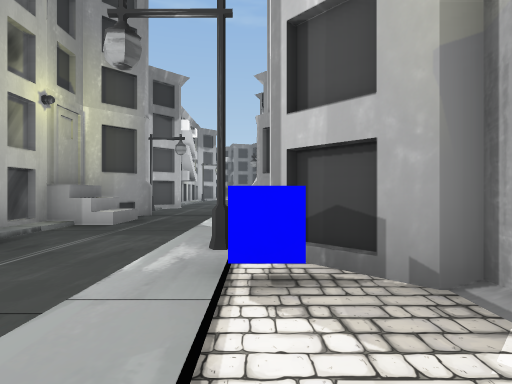
View 1 (above)

17 first-person views from a walk through a scene from a Unity 3-D project. The camera is 1.3 m above the floor, looks level and sees 80° across. The floor is counted in squares, 2 m on a side. Each view is taken from the middle of a square. On the plan, view 1 faces up. The plan holds only what a view shows up to about 10 squares ahead; the rest is blank. The place goes on beyond the plan. The player character is not drawn.

View 2
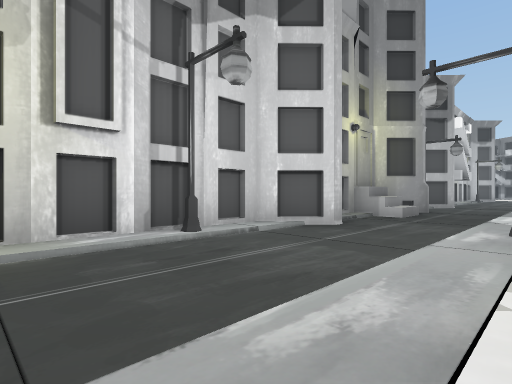

View 3
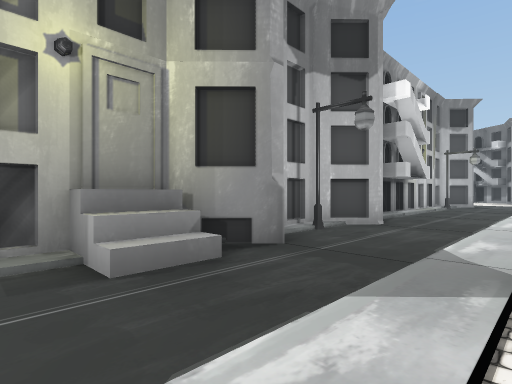

View 4
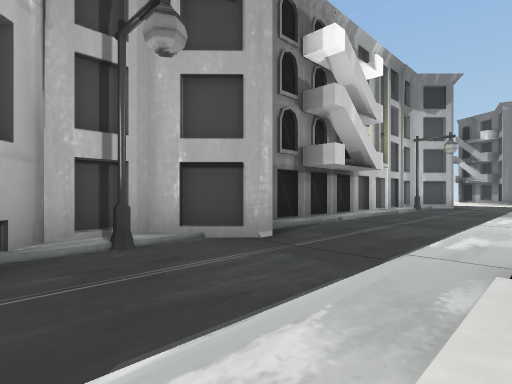

View 5
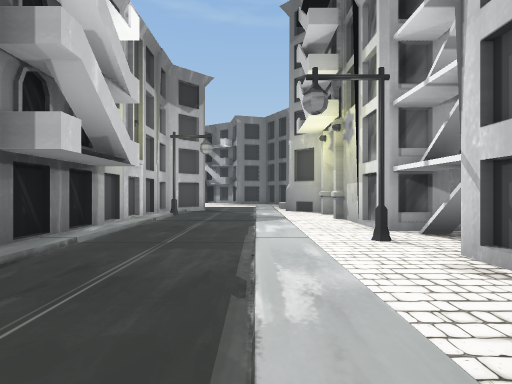

View 6
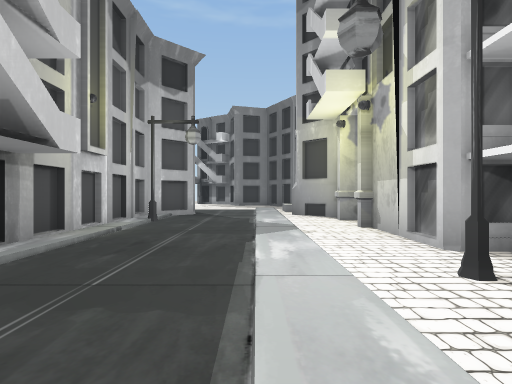

View 7
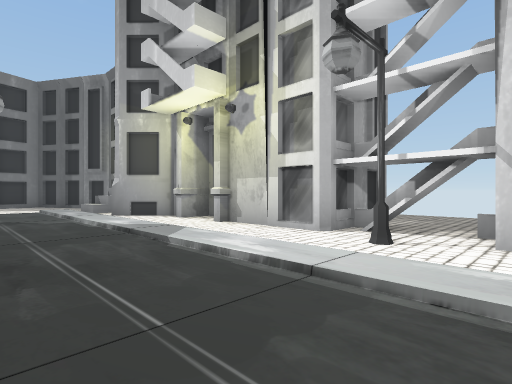

View 8
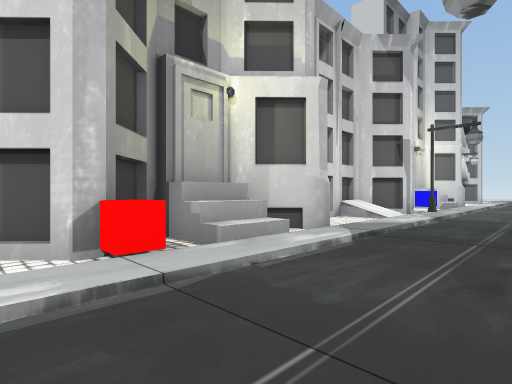

View 9
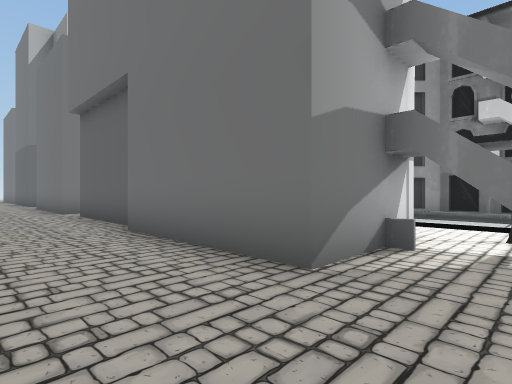

View 10
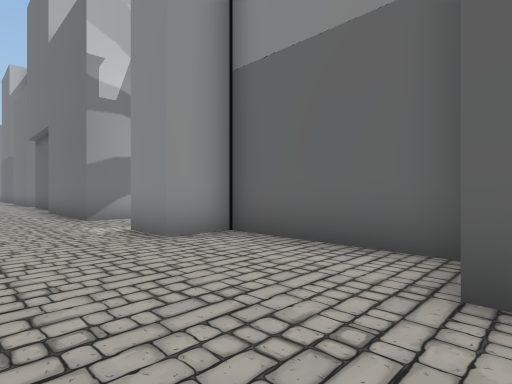

View 11
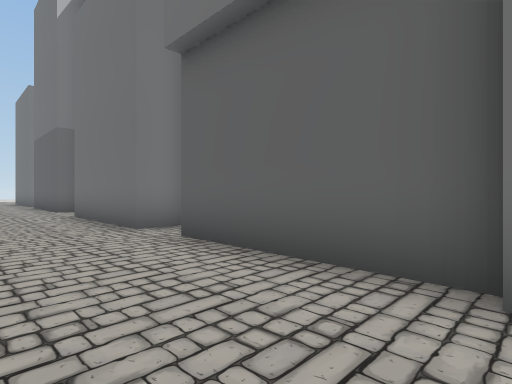

View 12
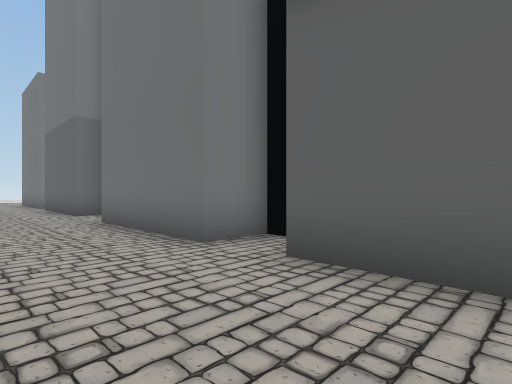

View 13
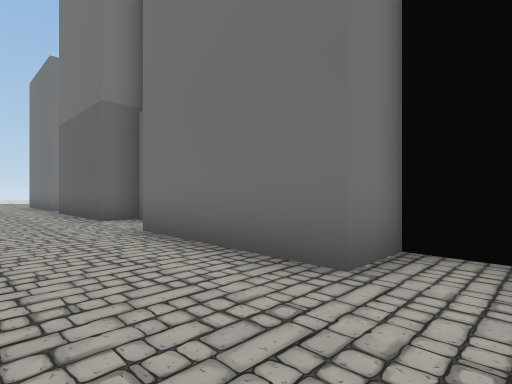

View 14
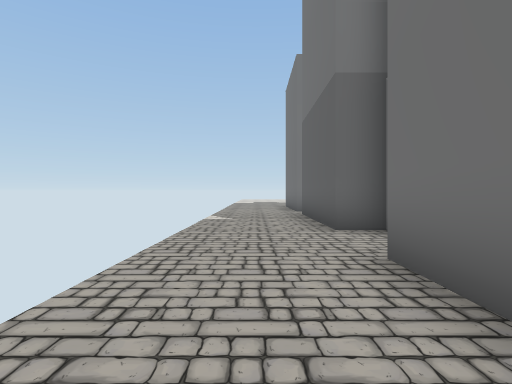

View 15
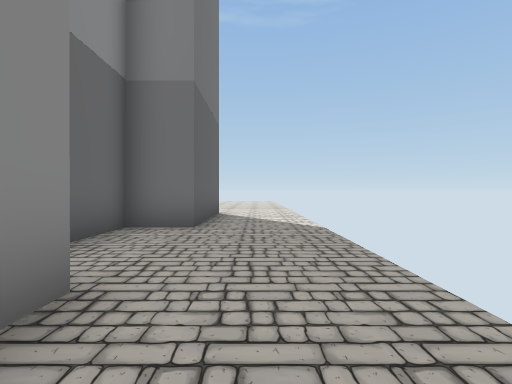

View 16
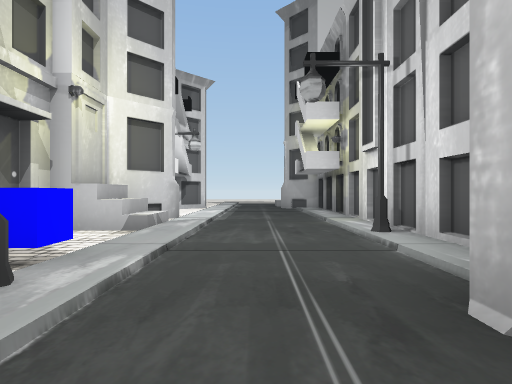

View 17
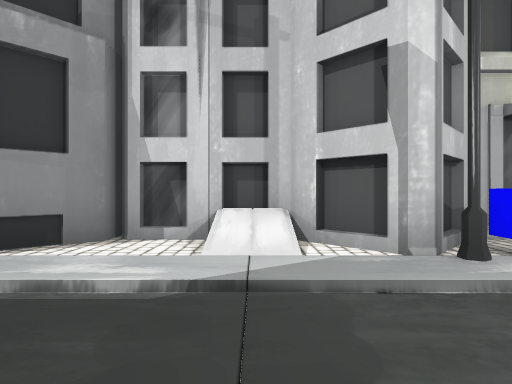

### Floor plan
Key: @ floor where view 1 was taken; # wall or solid block; . main floor; : floor 0.25 m higher than the main floor; + floor 1.5 m higher than the main floor; / step, stairs or slope; C blue cube; R red cube; O other object.
Columns run from 5 left of view 1 to 6 right of it. Each row starts with its distance up from view 1.
 24    .//O  ...
 23  #..//O  ...
 22  #..//O O...
 21 ##..//##....
 20 #:..//.#....
 19 ##..///#....
 18  #..//.##...
 17  #..//.##...
 16  #..///#....
 15 ##..//......
 14 #:..//.##...
 13 ##..//###...
 12  #../R###...
 11  #..//###...
 10  #..//###...
  9  ##.//###...
  8  #O./O###...
  7  #/.//###...
  6  #/.///#....
  5  #..///##...
  4  #..//###...
  3 ##../####...
  2 #/../C.O#...
  1 ##..//.O....
  0 #:../@/O....
 -1 #:..//+O ...
 -2 #:..//O  ...
 -3 #:../#   ...

Positions as (right, up) in squares from view 1, and headings:
1: (0, 0), facing up
2: (0, -2), facing up-left
3: (0, 5), facing up-left
4: (0, 9), facing up-left
5: (-1, 11), facing up
6: (-1, 13), facing up
7: (-3, 14), facing up-right
8: (-3, 13), facing down-right
9: (6, 16), facing down-left
10: (6, 22), facing down-left
11: (6, 11), facing down-left
12: (6, 9), facing down-left
13: (6, 7), facing down-left
14: (5, 5), facing down
15: (5, 16), facing up
16: (-2, 5), facing down
17: (-3, 5), facing right
